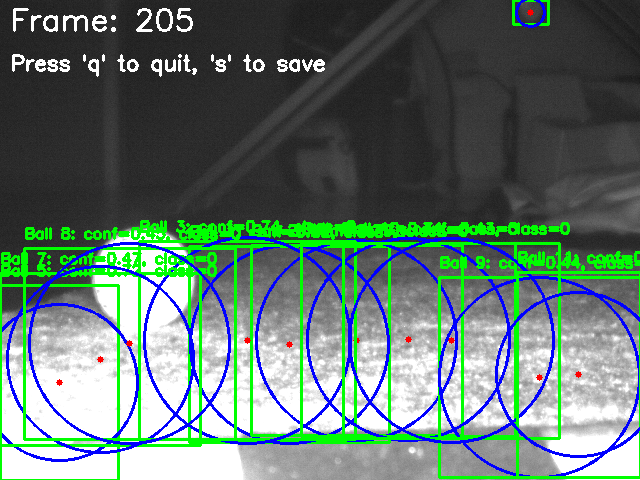
#> input picture debug_frame_206.png, 640 x 480 px, given in place of detected.png, which was not available
$ python ballDetection.py
#> lines starting #> are read from the running program, lines starting #| are printed output that depends on the picture; after the words box and inside, x2 and y2 are one past the last pixel; in counts of white or black regions, pixels touching at a corner belong together; pictures that were not available may be replaced by others from this repository, and a replacement may not be noted
import cv2
import numpy as np
import json
import os

def convert_to_canny(image_path):
    # Read the image in grayscale
    img = cv2.imread(image_path, cv2.IMREAD_GRAYSCALE)
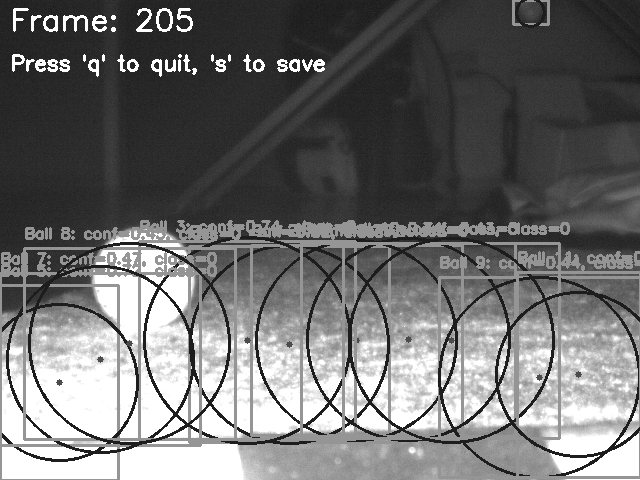
#> img: shape (480, 640); min 23, max 255, mean 111

    # Apply GaussianBlur to reduce noise and improve edge detection
    blurred = cv2.GaussianBlur(img, (5, 5), 1.4)
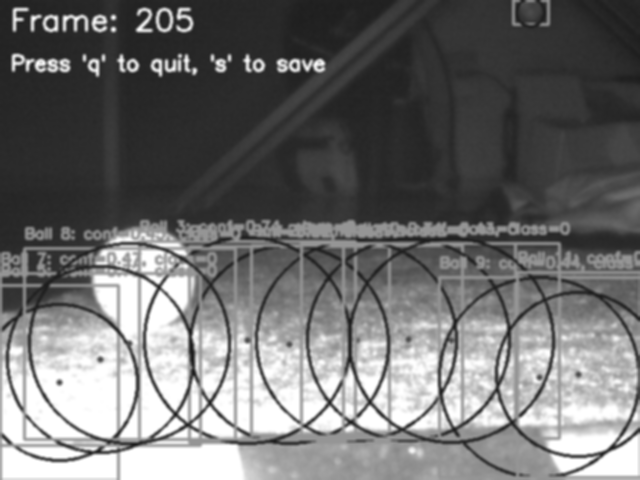
#> blurred: shape (480, 640); min 29, max 255, mean 111

    # Use Canny edge detection
    edges = cv2.Canny(blurred, 100, 200)
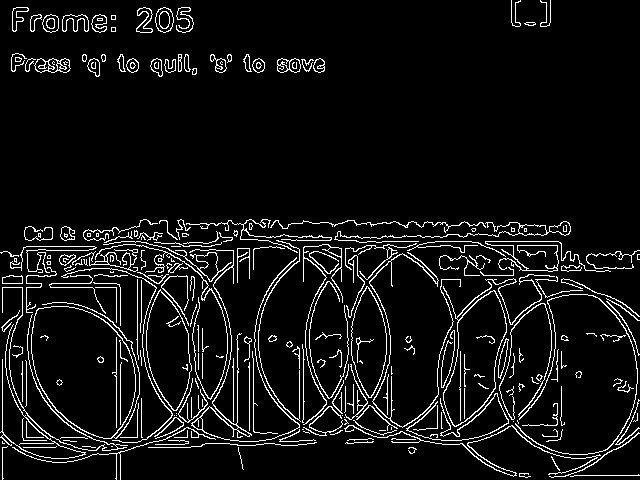
#> edges: shape (480, 640); 7% white in thin lines or dots

    return edges

image_path = "/home/vglalala/GCFive/Images/detected.png"
canny_image = convert_to_canny(image_path)
config_path = "/home/vglalala/GCFive/detection.json"
original_img = cv2.imread(image_path)
#> original_img is the input picture: shape (480, 640, 3); mean B, G, R 109.5, 118.4, 97.1
display_img = original_img.copy()

points = []

def run_hough_with_radius(radius):
    blurred = cv2.GaussianBlur(canny_image, (9, 9), 2)
    circles = cv2.HoughCircles(blurred,
                               cv2.HOUGH_GRADIENT,
                               dp=1.2,
                               minDist=40,
                               param1=100,
                               param2=30,
                               minRadius=radius - 5,
                               maxRadius=radius + 5)

    if circles is not None:
        circles = np.round(circles[0, :]).astype("int")
        # Sort circles by x-coordinate to label them from left to right
        circles = sorted(circles, key=lambda c: c[0])
        for idx, (x, y, r) in enumerate(circles):
            cv2.circle(display_img, (x, y), r, (0, 255, 0), 2)
            cv2.rectangle(display_img, (x - 2, y - 2), (x + 2, y + 2), (0, 0, 255), -1)
            # Label the circle with its index
            cv2.putText(display_img, str(idx + 1), (x - 10, y - 10), cv2.FONT_HERSHEY_SIMPLEX, 0.5, (255, 0, 0), 2)
        print(f"Detected {len(circles)} circle(s).")
    else:
        print("No circles detected.")

def click_event(event, x, y, flags, param):
    global points
    if event == cv2.EVENT_LBUTTONDOWN:
        points.append((x, y))
        if len(points) == 2:
            cv2.circle(display_img, points[0], 3, (0, 255, 0), -1)
            cv2.circle(display_img, points[1], 3, (0, 255, 0), -1)
            cv2.line(display_img, points[0], points[1], (255, 0, 0), 2)
            radius = int(np.linalg.norm(np.array(points[0]) - np.array(points[1])) / 2)
            print(f"Estimated radius: {radius} px")

            # Save radius to config
            with open(config_path, 'w') as f:
                json.dump({"radius": radius}, f, indent=4)

            run_hough_with_radius(radius)
            cv2.imshow("Manual + Hough Detection", display_img)

# --- Main Entry ---
print("Choose detection mode:\n1. Manual set with click\n2. Load radius from config (detection.json)")
mode = input("Mode [1/2]: ").strip()
#> the answer given: 1

if mode == "1":
    print("Click two points across a golf ball to set diameter.")
    cv2.imshow("Manual + Hough Detection", display_img)
    cv2.setMouseCallback("Manual + Hough Detection", click_event)
    cv2.waitKey(0)
    cv2.destroyAllWindows()

elif mode == "2":
    if not os.path.exists(config_path):
        print("Config file detection.json not found.")
    else:
        with open(config_path, 'r') as f:
            config = json.load(f)
            radius = config.get("radius")
            if radius:
                print(f"Using radius from config: {radius}px")
                run_hough_with_radius(radius)
                cv2.imshow("Config-based Hough Detection", display_img)
                cv2.waitKey(0)
                cv2.destroyAllWindows()
            else:
                print("No 'radius' key found in config file.")

else:
    print("Invalid option. Please choose 1 or 2.")

$ run again, on data/Images/2log_cam2_last_strobed_img.png
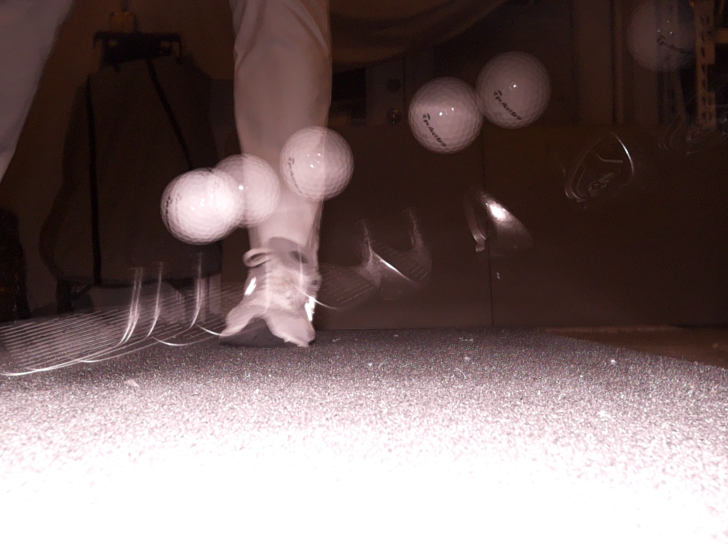
#> input picture data/Images/2log_cam2_last_strobed_img.png, 1456 x 1088 px, given in place of detected.png, which was not available (shown at 1/2 size)
#> in convert_to_canny, `img = cv2.imread(image_path, cv2.IMREAD_GRAYSCALE)`:
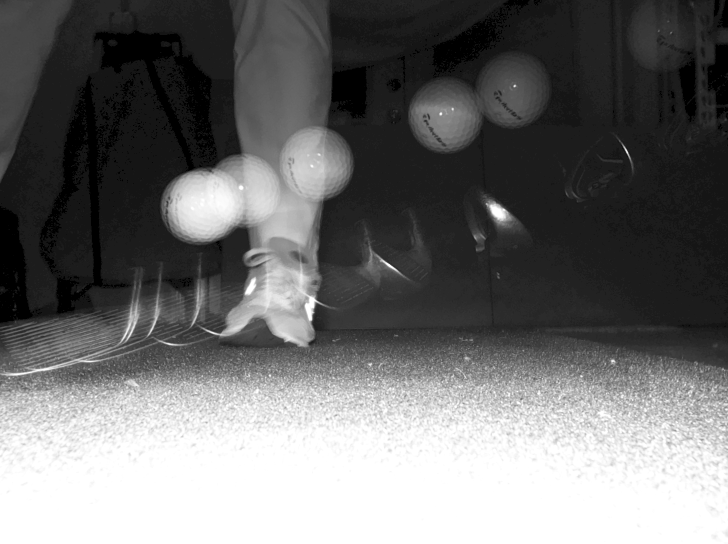
#> img: shape (1088, 1456) (shown at 1/2 size); min 0, max 255, mean 109.9
#> in convert_to_canny, `edges = cv2.Canny(blurred, 100, 200)`:
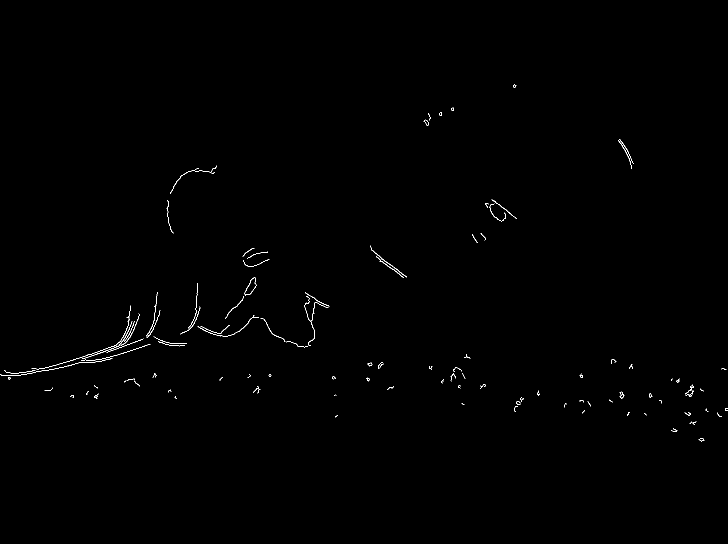
#> edges: shape (1088, 1456) (shown at 1/2 size); 0.3% white in thin lines or dots, all inside (x1, y1, x2, y2) = (0, 169, 1456, 884)
#> original_img is the input picture: shape (1088, 1456, 3); mean B, G, R 103.8, 104.5, 121.5
